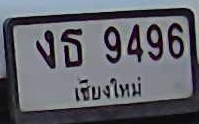
#> input picture test1.jpg, 199 x 124 px
$ python -i transform.py   (imports and definitions only)
#> lines starting #> are read from the running program, lines starting #| are printed output that depends on the picture; after the words box and inside, x2 and y2 are one past the last pixel; in counts of white or black regions, pixels touching at a corner belong together
import cv2
import numpy as np

def detect_plate_auto(img):
   gray = cv2.cvtColor(img, cv2.COLOR_BGR2GRAY)
   blurred = cv2.GaussianBlur(gray, (5, 5), 0)
   edges = cv2.Canny(blurred, 30, 200)

   kernel = np.ones((3,3), np.uint8)
   edges = cv2.dilate(edges, kernel, iterations=1)

   contours, _ = cv2.findContours(edges, cv2.RETR_EXTERNAL, cv2.CHAIN_APPROX_SIMPLE)
   contours = sorted(contours, key=cv2.contourArea, reverse=True)[:15]

   for contour in contours:
       peri = cv2.arcLength(contour, True)
       approx = cv2.approxPolyDP(contour, 0.04 * peri, True)
       if len(approx) >= 4 and len(approx) <= 6:
           return approx[:4].reshape(4, 2)

   h, w = img.shape[:2]
   return np.float32([[0, 0], [w-1, 0], [w-1, h-1], [0, h-1]])

def order_points(points):
   rect = np.zeros((4, 2), dtype="float32")
   s = points.sum(axis=1)
   rect[0] = points[np.argmin(s)]
   rect[2] = points[np.argmax(s)]

   diff = np.diff(points, axis=1)
   rect[1] = points[np.argmin(diff)]
   rect[3] = points[np.argmax(diff)]

   return rect

def perspective_transform_auto(img, detected_points):
   rect = order_points(detected_points)
   (tl, tr, br, bl) = rect

   widthA = np.sqrt(((br[0] - bl[0]) ** 2) + ((br[1] - bl[1]) ** 2))
   widthB = np.sqrt(((tr[0] - tl[0]) ** 2) + ((tr[1] - tl[1]) ** 2))
   maxWidth = max(int(widthA), int(widthB))

   heightA = np.sqrt(((tr[0] - br[0]) ** 2) + ((tr[1] - br[1]) ** 2))
   heightB = np.sqrt(((tl[0] - bl[0]) ** 2) + ((tl[1] - bl[1]) ** 2))
   maxHeight = max(int(heightA), int(heightB))

   dst = np.array([
       [0, 0],
       [maxWidth - 1, 0],
       [maxWidth - 1, maxHeight - 1],
       [0, maxHeight - 1]], dtype="float32")

   M = cv2.getPerspectiveTransform(rect, dst)
   warped = cv2.warpPerspective(img, M, (maxWidth, maxHeight))
   return warped

def process_auto_transform(image):
   """Process image transformation and return the transformed image"""
#> called with image = '../test1.jpg'
   if isinstance(image, str):
       img = cv2.imread(image)
#> img is the input picture: shape (124, 199, 3); mean B, G, R 107.9, 99.9, 98.4
       if img is None:
           raise Exception("ไม่สามารถโหลดรูปภาพได้")
   else:
       img = image

   detected_points = detect_plate_auto(img)
#> in detect_plate_auto, `gray = cv2.cvtColor(img, cv2.COLOR_BGR2GRAY)`:
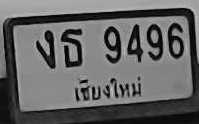
#> gray: shape (124, 199); min 0, max 196, mean 100.4
#> in detect_plate_auto, `blurred = cv2.GaussianBlur(gray, (5, 5), 0)`:
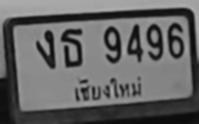
#> blurred: shape (124, 199); min 9, max 175, mean 100.4
#> in detect_plate_auto, `edges = cv2.Canny(blurred, 30, 200)`:
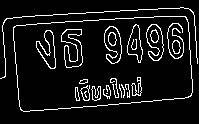
#> edges: shape (124, 199); 8.7% white in thin lines or dots, all inside (x1, y1, x2, y2) = (0, 7, 198, 112)
#> in detect_plate_auto, `edges = cv2.dilate(edges, kernel, iterations=1)`:
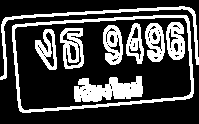
#> edges: shape (124, 199); 27.3% white; 9 white regions
#> in detect_plate_auto, `contours, _ = cv2.findContours(edges, cv2.RETR_EXTERNAL, cv2.CHAIN_APP..`: contours = 2 contours; box (x1, y1, x2, y2) and area: (12, 15, 194, 113) 15340, (0, 6, 199, 80) 670
#> the loop in detect_plate_auto, `for contour in contours:` made 1 pass
#> (peri, approx) on pass 1: (530.2, [[187, 16], [13, 25], [19, 110], [191, 97]])
#> detected_points = [[187, 16], [13, 25], [19, 110], [191, 97]]
   warped_image = perspective_transform_auto(img, detected_points)
#> in order_points, `s = points.sum(axis=1)`: s = [203, 38, 129, 288]
#> in order_points, `diff = np.diff(points, axis=1)`: diff = [-171, 12, 91, -94]
#> in perspective_transform_auto, `rect = order_points(detected_points)`: rect = [[13, 25], [187, 16], [191, 97], [19, 110]]
#> in perspective_transform_auto, `(tl, tr, br, bl) = rect`: tl = [13, 25]; tr = [187, 16]; br = [191, 97]; bl = [19, 110]
#> in perspective_transform_auto, `widthA = np.sqrt(((br[0] - bl[0]) ** 2) + ((br[1] - bl[1]) ** 2))`: widthA = 172.5
#> in perspective_transform_auto, `widthB = np.sqrt(((tr[0] - tl[0]) ** 2) + ((tr[1] - tl[1]) ** 2))`: widthB = 174.2
#> in perspective_transform_auto, `maxWidth = max(int(widthA), int(widthB))`: maxWidth = 174
#> in perspective_transform_auto, `heightA = np.sqrt(((tr[0] - br[0]) ** 2) + ((tr[1] - br[1]) ** 2))`: heightA = 81.1
#> in perspective_transform_auto, `heightB = np.sqrt(((tl[0] - bl[0]) ** 2) + ((tl[1] - bl[1]) ** 2))`: heightB = 85.21
#> in perspective_transform_auto, `maxHeight = max(int(heightA), int(heightB))`: maxHeight = 85
#> in perspective_transform_auto, `dst = np.array([ [0, 0], [maxWidth - 1, 0], [maxWidth - 1, maxHeight -..`: dst = [[0, 0], [173, 0], [173, 84], [0, 84]]
#> in perspective_transform_auto, `M = cv2.getPerspectiveTransform(rect, dst)`: M = [[0.937, -0.0661, -10.52], [0.0501, 0.968, -24.86], [-0.000283, -0.000101, 1]]
#> in perspective_transform_auto, `warped = cv2.warpPerspective(img, M, (maxWidth, maxHeight))`:
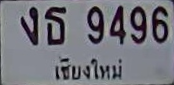
#> warped: shape (85, 174, 3); mean B, G, R 125.5, 118.2, 117.9

   # Add resize operation
   resized_image = cv2.resize(warped_image, (224, 224))
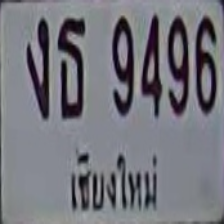
#> resized_image: shape (224, 224, 3); mean B, G, R 125.4, 118.1, 117.8

   return resized_image

>>> result = process_auto_transform('../test1.jpg')
